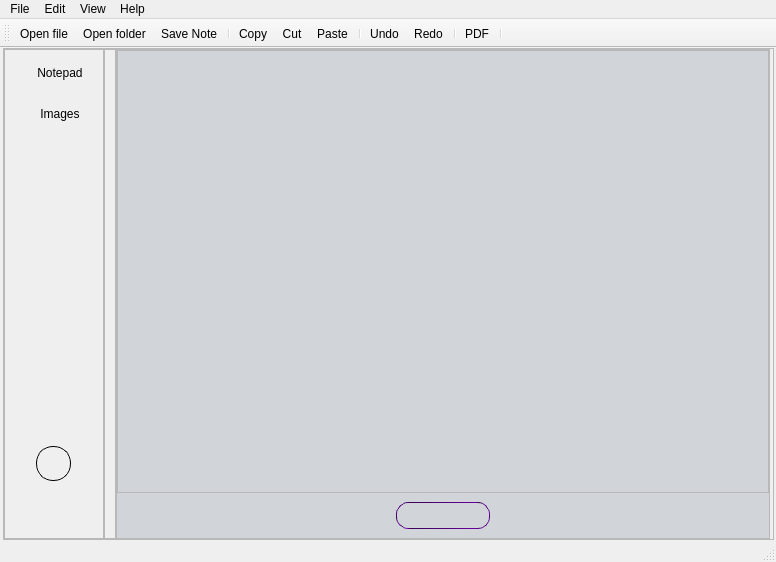
<?xml version="1.0" encoding="UTF-8"?>
<ui version="4.0">
 <class>MainWindow</class>
 <widget class="QMainWindow" name="MainWindow">
  <property name="geometry">
   <rect>
    <x>0</x>
    <y>0</y>
    <width>776</width>
    <height>562</height>
   </rect>
  </property>
  <property name="windowTitle">
   <string>MainWindow</string>
  </property>
  <widget class="QWidget" name="centralwidget">
   <layout class="QHBoxLayout" name="horizontalLayout">
    <property name="spacing">
     <number>0</number>
    </property>
    <property name="leftMargin">
     <number>3</number>
    </property>
    <property name="topMargin">
     <number>0</number>
    </property>
    <property name="rightMargin">
     <number>2</number>
    </property>
    <property name="bottomMargin">
     <number>0</number>
    </property>
    <item>
     <widget class="QFrame" name="baseFrame">
      <property name="frameShape">
       <enum>QFrame::StyledPanel</enum>
      </property>
      <property name="frameShadow">
       <enum>QFrame::Raised</enum>
      </property>
      <layout class="QHBoxLayout" name="horizontalLayout_2">
       <property name="spacing">
        <number>0</number>
       </property>
       <property name="sizeConstraint">
        <enum>QLayout::SetNoConstraint</enum>
       </property>
       <property name="leftMargin">
        <number>0</number>
       </property>
       <property name="topMargin">
        <number>0</number>
       </property>
       <property name="rightMargin">
        <number>3</number>
       </property>
       <property name="bottomMargin">
        <number>0</number>
       </property>
       <item>
        <widget class="QFrame" name="SideNavBar">
         <property name="sizePolicy">
          <sizepolicy hsizetype="Fixed" vsizetype="Expanding">
           <horstretch>0</horstretch>
           <verstretch>0</verstretch>
          </sizepolicy>
         </property>
         <property name="minimumSize">
          <size>
           <width>40</width>
           <height>0</height>
          </size>
         </property>
         <property name="maximumSize">
          <size>
           <width>100</width>
           <height>16777215</height>
          </size>
         </property>
         <property name="frameShape">
          <enum>QFrame::StyledPanel</enum>
         </property>
         <property name="frameShadow">
          <enum>QFrame::Raised</enum>
         </property>
         <layout class="QVBoxLayout" name="verticalLayout_2">
          <property name="spacing">
           <number>0</number>
          </property>
          <property name="leftMargin">
           <number>0</number>
          </property>
          <property name="topMargin">
           <number>0</number>
          </property>
          <property name="rightMargin">
           <number>0</number>
          </property>
          <property name="bottomMargin">
           <number>0</number>
          </property>
          <item>
           <widget class="QFrame" name="QuickButtons">
            <property name="minimumSize">
             <size>
              <width>40</width>
              <height>0</height>
             </size>
            </property>
            <property name="maximumSize">
             <size>
              <width>100</width>
              <height>16777215</height>
             </size>
            </property>
            <property name="styleSheet">
             <string notr="true"/>
            </property>
            <property name="locale">
             <locale language="English" country="UnitedStates"/>
            </property>
            <property name="frameShape">
             <enum>QFrame::NoFrame</enum>
            </property>
            <property name="frameShadow">
             <enum>QFrame::Plain</enum>
            </property>
            <layout class="QVBoxLayout" name="verticalLayout_4">
             <property name="leftMargin">
              <number>0</number>
             </property>
             <property name="topMargin">
              <number>5</number>
             </property>
             <property name="rightMargin">
              <number>0</number>
             </property>
             <property name="bottomMargin">
              <number>0</number>
             </property>
             <item>
              <widget class="QToolButton" name="notePadNav">
               <property name="minimumSize">
                <size>
                 <width>100</width>
                 <height>35</height>
                </size>
               </property>
               <property name="maximumSize">
                <size>
                 <width>45</width>
                 <height>35</height>
                </size>
               </property>
               <property name="styleSheet">
                <string notr="true">QToolButton{
	border:0px;
    padding:6px;
}
QToolButton:hover{
	background-color:rgb(194, 194, 194);
}
QToolButton:pressed{
	background-color: rgb(90, 90, 90);
}</string>
               </property>
               <property name="text">
                <string>   Notepad</string>
               </property>
               <property name="icon">
                <iconset resource="resources.qrc">
                 <normaloff>:/images/writer.png</normaloff>:/images/writer.png</iconset>
               </property>
               <property name="iconSize">
                <size>
                 <width>20</width>
                 <height>20</height>
                </size>
               </property>
               <property name="toolButtonStyle">
                <enum>Qt::ToolButtonTextBesideIcon</enum>
               </property>
              </widget>
             </item>
             <item>
              <widget class="QToolButton" name="imageViewerNav">
               <property name="minimumSize">
                <size>
                 <width>100</width>
                 <height>35</height>
                </size>
               </property>
               <property name="maximumSize">
                <size>
                 <width>45</width>
                 <height>35</height>
                </size>
               </property>
               <property name="styleSheet">
                <string notr="true">QToolButton{
	border:0px;
    padding:6px;
}
QToolButton:hover{
	background-color:rgb(194, 194, 194);
}
QToolButton:pressed{
	background-color: rgb(90, 90, 90);
}</string>
               </property>
               <property name="text">
                <string>   Images</string>
               </property>
               <property name="icon">
                <iconset resource="resources.qrc">
                 <normaloff>:/images/viewer.png</normaloff>:/images/viewer.png</iconset>
               </property>
               <property name="iconSize">
                <size>
                 <width>20</width>
                 <height>20</height>
                </size>
               </property>
               <property name="toolButtonStyle">
                <enum>Qt::ToolButtonTextBesideIcon</enum>
               </property>
              </widget>
             </item>
             <item>
              <spacer name="verticalSpacer">
               <property name="orientation">
                <enum>Qt::Vertical</enum>
               </property>
               <property name="sizeHint" stdset="0">
                <size>
                 <width>20</width>
                 <height>291</height>
                </size>
               </property>
              </spacer>
             </item>
            </layout>
           </widget>
          </item>
          <item>
           <widget class="QFrame" name="bottomNav">
            <property name="sizePolicy">
             <sizepolicy hsizetype="Preferred" vsizetype="Fixed">
              <horstretch>0</horstretch>
              <verstretch>0</verstretch>
             </sizepolicy>
            </property>
            <property name="minimumSize">
             <size>
              <width>0</width>
              <height>100</height>
             </size>
            </property>
            <property name="maximumSize">
             <size>
              <width>100</width>
              <height>16777215</height>
             </size>
            </property>
            <property name="frameShape">
             <enum>QFrame::NoFrame</enum>
            </property>
            <property name="frameShadow">
             <enum>QFrame::Plain</enum>
            </property>
            <layout class="QVBoxLayout" name="verticalLayout_3">
             <property name="leftMargin">
              <number>2</number>
             </property>
             <property name="topMargin">
              <number>0</number>
             </property>
             <property name="rightMargin">
              <number>2</number>
             </property>
             <property name="bottomMargin">
              <number>0</number>
             </property>
             <item alignment="Qt::AlignHCenter">
              <widget class="QPushButton" name="preferencesBtn">
               <property name="minimumSize">
                <size>
                 <width>35</width>
                 <height>35</height>
                </size>
               </property>
               <property name="maximumSize">
                <size>
                 <width>35</width>
                 <height>35</height>
                </size>
               </property>
               <property name="styleSheet">
                <string notr="true">QPushButton{
border-radius:17px;
border:1px solid;
}
QPushButton:hover{
	background-color:rgb(194, 194, 194);
}
QPushButton:pressed{
	border-style: inset;
	background-color: rgb(90, 90, 90);
}</string>
               </property>
               <property name="text">
                <string/>
               </property>
               <property name="icon">
                <iconset resource="resources.qrc">
                 <normaloff>:/images/preference.png</normaloff>:/images/preference.png</iconset>
               </property>
               <property name="iconSize">
                <size>
                 <width>20</width>
                 <height>20</height>
                </size>
               </property>
               <property name="flat">
                <bool>false</bool>
               </property>
              </widget>
             </item>
             <item alignment="Qt::AlignHCenter">
              <widget class="QLabel" name="avatarLabel">
               <property name="minimumSize">
                <size>
                 <width>35</width>
                 <height>35</height>
                </size>
               </property>
               <property name="maximumSize">
                <size>
                 <width>35</width>
                 <height>35</height>
                </size>
               </property>
               <property name="text">
                <string/>
               </property>
               <property name="pixmap">
                <pixmap resource="resources.qrc">:/images/man.png</pixmap>
               </property>
               <property name="scaledContents">
                <bool>true</bool>
               </property>
              </widget>
             </item>
            </layout>
           </widget>
          </item>
         </layout>
        </widget>
       </item>
       <item>
        <widget class="QFrame" name="frame">
         <property name="maximumSize">
          <size>
           <width>12</width>
           <height>16777215</height>
          </size>
         </property>
         <property name="frameShape">
          <enum>QFrame::StyledPanel</enum>
         </property>
         <property name="frameShadow">
          <enum>QFrame::Raised</enum>
         </property>
         <layout class="QVBoxLayout" name="verticalLayout_5">
          <property name="spacing">
           <number>0</number>
          </property>
          <property name="leftMargin">
           <number>0</number>
          </property>
          <property name="topMargin">
           <number>0</number>
          </property>
          <property name="rightMargin">
           <number>0</number>
          </property>
          <property name="bottomMargin">
           <number>0</number>
          </property>
          <item>
           <widget class="QPushButton" name="resizeNavBtn">
            <property name="sizePolicy">
             <sizepolicy hsizetype="Expanding" vsizetype="Expanding">
              <horstretch>0</horstretch>
              <verstretch>0</verstretch>
             </sizepolicy>
            </property>
            <property name="styleSheet">
             <string notr="true">QPushButton{
	border:0px solid;
	border-radius:4px;
}
QPushButton:hover{
	border: 1px solid;
}
</string>
            </property>
            <property name="text">
             <string/>
            </property>
            <property name="icon">
             <iconset resource="resources.qrc">
              <normaloff>:/images/swipe-right.png</normaloff>:/images/swipe-right.png</iconset>
            </property>
           </widget>
          </item>
         </layout>
        </widget>
       </item>
       <item>
        <widget class="QFrame" name="stackedFrame">
         <property name="frameShape">
          <enum>QFrame::StyledPanel</enum>
         </property>
         <property name="frameShadow">
          <enum>QFrame::Raised</enum>
         </property>
         <layout class="QHBoxLayout" name="horizontalLayout_6">
          <property name="spacing">
           <number>0</number>
          </property>
          <property name="leftMargin">
           <number>0</number>
          </property>
          <property name="topMargin">
           <number>0</number>
          </property>
          <property name="rightMargin">
           <number>0</number>
          </property>
          <property name="bottomMargin">
           <number>0</number>
          </property>
          <item>
           <widget class="QStackedWidget" name="stackedWidget">
            <property name="sizePolicy">
             <sizepolicy hsizetype="Expanding" vsizetype="Expanding">
              <horstretch>0</horstretch>
              <verstretch>0</verstretch>
             </sizepolicy>
            </property>
            <property name="styleSheet">
             <string notr="true">QStackedWidget{
	
	background-color: rgb(209, 213, 218);
}</string>
            </property>
            <property name="currentIndex">
             <number>1</number>
            </property>
            <widget class="QWidget" name="page">
             <layout class="QHBoxLayout" name="horizontalLayout_3">
              <property name="spacing">
               <number>0</number>
              </property>
              <property name="leftMargin">
               <number>0</number>
              </property>
              <property name="topMargin">
               <number>0</number>
              </property>
              <property name="rightMargin">
               <number>0</number>
              </property>
              <property name="bottomMargin">
               <number>0</number>
              </property>
              <item>
               <widget class="QFrame" name="TextEditorFrame">
                <property name="sizePolicy">
                 <sizepolicy hsizetype="Expanding" vsizetype="Expanding">
                  <horstretch>0</horstretch>
                  <verstretch>0</verstretch>
                 </sizepolicy>
                </property>
                <property name="frameShape">
                 <enum>QFrame::StyledPanel</enum>
                </property>
                <property name="frameShadow">
                 <enum>QFrame::Raised</enum>
                </property>
                <layout class="QVBoxLayout" name="verticalLayout">
                 <property name="spacing">
                  <number>0</number>
                 </property>
                 <property name="leftMargin">
                  <number>0</number>
                 </property>
                 <property name="topMargin">
                  <number>0</number>
                 </property>
                 <property name="rightMargin">
                  <number>0</number>
                 </property>
                 <property name="bottomMargin">
                  <number>0</number>
                 </property>
                 <item>
                  <widget class="QTextEdit" name="textEdit"/>
                 </item>
                </layout>
               </widget>
              </item>
             </layout>
            </widget>
            <widget class="QWidget" name="imageViewer">
             <layout class="QVBoxLayout" name="verticalLayout_8">
              <property name="spacing">
               <number>0</number>
              </property>
              <property name="leftMargin">
               <number>0</number>
              </property>
              <property name="topMargin">
               <number>0</number>
              </property>
              <property name="rightMargin">
               <number>0</number>
              </property>
              <property name="bottomMargin">
               <number>0</number>
              </property>
              <item>
               <widget class="QFrame" name="frame_2">
                <property name="frameShape">
                 <enum>QFrame::StyledPanel</enum>
                </property>
                <property name="frameShadow">
                 <enum>QFrame::Raised</enum>
                </property>
                <layout class="QHBoxLayout" name="horizontalLayout_5">
                 <property name="spacing">
                  <number>0</number>
                 </property>
                 <property name="leftMargin">
                  <number>0</number>
                 </property>
                 <property name="topMargin">
                  <number>0</number>
                 </property>
                 <property name="rightMargin">
                  <number>0</number>
                 </property>
                 <property name="bottomMargin">
                  <number>0</number>
                 </property>
                 <item>
                  <widget class="QLabel" name="pictureLabel">
                   <property name="sizePolicy">
                    <sizepolicy hsizetype="Expanding" vsizetype="Expanding">
                     <horstretch>0</horstretch>
                     <verstretch>0</verstretch>
                    </sizepolicy>
                   </property>
                   <property name="text">
                    <string/>
                   </property>
                   <property name="scaledContents">
                    <bool>true</bool>
                   </property>
                   <property name="alignment">
                    <set>Qt::AlignCenter</set>
                   </property>
                  </widget>
                 </item>
                </layout>
               </widget>
              </item>
              <item>
               <widget class="QFrame" name="frame_5">
                <property name="maximumSize">
                 <size>
                  <width>16777215</width>
                  <height>45</height>
                 </size>
                </property>
                <property name="frameShape">
                 <enum>QFrame::NoFrame</enum>
                </property>
                <property name="frameShadow">
                 <enum>QFrame::Plain</enum>
                </property>
                <layout class="QHBoxLayout" name="horizontalLayout_8">
                 <property name="spacing">
                  <number>0</number>
                 </property>
                 <property name="leftMargin">
                  <number>0</number>
                 </property>
                 <property name="topMargin">
                  <number>0</number>
                 </property>
                 <property name="rightMargin">
                  <number>0</number>
                 </property>
                 <property name="bottomMargin">
                  <number>0</number>
                 </property>
                 <item>
                  <spacer name="horizontalSpacer">
                   <property name="orientation">
                    <enum>Qt::Horizontal</enum>
                   </property>
                   <property name="sizeHint" stdset="0">
                    <size>
                     <width>267</width>
                     <height>20</height>
                    </size>
                   </property>
                  </spacer>
                 </item>
                 <item>
                  <widget class="QFrame" name="frame_3">
                   <property name="frameShape">
                    <enum>QFrame::NoFrame</enum>
                   </property>
                   <property name="frameShadow">
                    <enum>QFrame::Plain</enum>
                   </property>
                   <layout class="QHBoxLayout" name="horizontalLayout_7">
                    <property name="spacing">
                     <number>1</number>
                    </property>
                    <item>
                     <widget class="QFrame" name="imageControlsFrame">
                      <property name="styleSheet">
                       <string notr="true">QFrame{
	border-radius: 12px;
	border: 1px solid qlineargradient(spread:pad, x1:0, y1:0, x2:1, y2:1, stop:0 rgba(32, 0, 48, 255), stop:1 rgba(130, 0, 195, 255))
}</string>
                      </property>
                      <property name="frameShape">
                       <enum>QFrame::StyledPanel</enum>
                      </property>
                      <property name="frameShadow">
                       <enum>QFrame::Raised</enum>
                      </property>
                      <layout class="QHBoxLayout" name="horizontalLayout_4">
                       <property name="spacing">
                        <number>1</number>
                       </property>
                       <property name="leftMargin">
                        <number>0</number>
                       </property>
                       <property name="topMargin">
                        <number>0</number>
                       </property>
                       <property name="rightMargin">
                        <number>0</number>
                       </property>
                       <property name="bottomMargin">
                        <number>0</number>
                       </property>
                       <item>
                        <widget class="QPushButton" name="prevImageBtn">
                         <property name="minimumSize">
                          <size>
                           <width>25</width>
                           <height>25</height>
                          </size>
                         </property>
                         <property name="maximumSize">
                          <size>
                           <width>25</width>
                           <height>25</height>
                          </size>
                         </property>
                         <property name="styleSheet">
                          <string notr="true">QPushButton{
border-top-left-radius:12px;
border-bottom-left-radius:12px;
border:0px solid;
}
QPushButton:hover{
	background-color:rgb(194, 194, 194);
}
QPushButton:pressed{
	border-style: inset;
	background-color: rgb(90, 90, 90);
}</string>
                         </property>
                         <property name="text">
                          <string/>
                         </property>
                         <property name="icon">
                          <iconset resource="resources.qrc">
                           <normaloff>:/images/left.png</normaloff>:/images/left.png</iconset>
                         </property>
                         <property name="iconSize">
                          <size>
                           <width>20</width>
                           <height>20</height>
                          </size>
                         </property>
                         <property name="flat">
                          <bool>true</bool>
                         </property>
                        </widget>
                       </item>
                       <item>
                        <widget class="QPushButton" name="slideshowBtn">
                         <property name="minimumSize">
                          <size>
                           <width>40</width>
                           <height>25</height>
                          </size>
                         </property>
                         <property name="maximumSize">
                          <size>
                           <width>25</width>
                           <height>25</height>
                          </size>
                         </property>
                         <property name="toolTip">
                          <string>Start/stop slideshow</string>
                         </property>
                         <property name="styleSheet">
                          <string notr="true">QPushButton{
border-radius:17px;
border:0px solid;
}
QPushButton:hover{
	background-color:rgb(194, 194, 194);
}
QPushButton:pressed{
	border-style: inset;
	background-color: rgb(90, 90, 90);
}</string>
                         </property>
                         <property name="text">
                          <string/>
                         </property>
                         <property name="icon">
                          <iconset resource="resources.qrc">
                           <normaloff>:/images/slideshow.png</normaloff>:/images/slideshow.png</iconset>
                         </property>
                         <property name="iconSize">
                          <size>
                           <width>20</width>
                           <height>20</height>
                          </size>
                         </property>
                         <property name="flat">
                          <bool>false</bool>
                         </property>
                        </widget>
                       </item>
                       <item>
                        <widget class="QPushButton" name="nextImageBtn">
                         <property name="minimumSize">
                          <size>
                           <width>25</width>
                           <height>25</height>
                          </size>
                         </property>
                         <property name="maximumSize">
                          <size>
                           <width>25</width>
                           <height>25</height>
                          </size>
                         </property>
                         <property name="styleSheet">
                          <string notr="true">QPushButton{
border-top-right-radius:12px;
border-bottom-right-radius:12px;
border:0px solid;
}
QPushButton:hover{
	background-color:rgb(194, 194, 194);
}
QPushButton:pressed{
	border-style: inset;
	background-color: rgb(90, 90, 90);
}</string>
                         </property>
                         <property name="text">
                          <string/>
                         </property>
                         <property name="icon">
                          <iconset resource="resources.qrc">
                           <normaloff>:/images/swipe-right.png</normaloff>:/images/swipe-right.png</iconset>
                         </property>
                         <property name="iconSize">
                          <size>
                           <width>20</width>
                           <height>20</height>
                          </size>
                         </property>
                         <property name="flat">
                          <bool>true</bool>
                         </property>
                        </widget>
                       </item>
                      </layout>
                     </widget>
                    </item>
                   </layout>
                  </widget>
                 </item>
                 <item>
                  <spacer name="horizontalSpacer_2">
                   <property name="orientation">
                    <enum>Qt::Horizontal</enum>
                   </property>
                   <property name="sizeHint" stdset="0">
                    <size>
                     <width>268</width>
                     <height>20</height>
                    </size>
                   </property>
                  </spacer>
                 </item>
                </layout>
               </widget>
              </item>
             </layout>
            </widget>
           </widget>
          </item>
         </layout>
        </widget>
       </item>
      </layout>
     </widget>
    </item>
   </layout>
  </widget>
  <widget class="QMenuBar" name="menubar">
   <property name="geometry">
    <rect>
     <x>0</x>
     <y>0</y>
     <width>776</width>
     <height>21</height>
    </rect>
   </property>
   <widget class="QMenu" name="menuFile">
    <property name="title">
     <string>File</string>
    </property>
    <addaction name="actionNew_File"/>
    <addaction name="actionOpen_file"/>
    <addaction name="actionOpenFolder"/>
    <addaction name="actionSave_Note"/>
    <addaction name="actionPreferences"/>
    <addaction name="actionQuit"/>
   </widget>
   <widget class="QMenu" name="menuEdit">
    <property name="title">
     <string>Edit</string>
    </property>
    <addaction name="actionCut"/>
    <addaction name="actionCopy"/>
    <addaction name="separator"/>
    <addaction name="actionPaste"/>
    <addaction name="actionUndo"/>
    <addaction name="actionRedo"/>
   </widget>
   <widget class="QMenu" name="menuHelp">
    <property name="title">
     <string>Help</string>
    </property>
    <addaction name="actionAbout"/>
    <addaction name="actionAbout_Qt"/>
   </widget>
   <widget class="QMenu" name="menuView">
    <property name="title">
     <string>View</string>
    </property>
    <addaction name="actionOpen_view_dialog"/>
   </widget>
   <addaction name="menuFile"/>
   <addaction name="menuEdit"/>
   <addaction name="menuView"/>
   <addaction name="menuHelp"/>
  </widget>
  <widget class="QStatusBar" name="statusbar"/>
  <widget class="QToolBar" name="toolBar">
   <property name="windowTitle">
    <string>toolBar</string>
   </property>
   <attribute name="toolBarArea">
    <enum>TopToolBarArea</enum>
   </attribute>
   <attribute name="toolBarBreak">
    <bool>false</bool>
   </attribute>
   <addaction name="actionOpen_file"/>
   <addaction name="actionOpenFolder"/>
   <addaction name="actionSave_Note"/>
   <addaction name="separator"/>
   <addaction name="actionCopy"/>
   <addaction name="actionCut"/>
   <addaction name="actionPaste"/>
   <addaction name="separator"/>
   <addaction name="actionUndo"/>
   <addaction name="actionRedo"/>
   <addaction name="separator"/>
   <addaction name="actionPDF"/>
   <addaction name="separator"/>
  </widget>
  <action name="actionOpen_file">
   <property name="icon">
    <iconset resource="resources.qrc">
     <normaloff>:/images/open-folder-with-document.png</normaloff>:/images/open-folder-with-document.png</iconset>
   </property>
   <property name="text">
    <string>Open file</string>
   </property>
  </action>
  <action name="actionPreferences">
   <property name="icon">
    <iconset resource="resources.qrc">
     <normaloff>:/images/preference.png</normaloff>:/images/preference.png</iconset>
   </property>
   <property name="text">
    <string>Preferences</string>
   </property>
  </action>
  <action name="actionQuit">
   <property name="icon">
    <iconset resource="resources.qrc">
     <normaloff>:/images/remove.png</normaloff>:/images/remove.png</iconset>
   </property>
   <property name="text">
    <string>Quit</string>
   </property>
  </action>
  <action name="actionCut">
   <property name="icon">
    <iconset resource="resources.qrc">
     <normaloff>:/images/cutIcon.png</normaloff>:/images/cutIcon.png</iconset>
   </property>
   <property name="text">
    <string>Cut</string>
   </property>
  </action>
  <action name="actionCopy">
   <property name="icon">
    <iconset resource="resources.qrc">
     <normaloff>:/images/copyIcon.png</normaloff>:/images/copyIcon.png</iconset>
   </property>
   <property name="text">
    <string>Copy</string>
   </property>
  </action>
  <action name="actionPaste">
   <property name="icon">
    <iconset resource="resources.qrc">
     <normaloff>:/images/pasteIcon.png</normaloff>:/images/pasteIcon.png</iconset>
   </property>
   <property name="text">
    <string>Paste</string>
   </property>
  </action>
  <action name="actionUndo">
   <property name="icon">
    <iconset resource="resources.qrc">
     <normaloff>:/images/undoIcon.png</normaloff>:/images/undoIcon.png</iconset>
   </property>
   <property name="text">
    <string>Undo</string>
   </property>
  </action>
  <action name="actionRedo">
   <property name="icon">
    <iconset resource="resources.qrc">
     <normaloff>:/images/redoIcon.png</normaloff>:/images/redoIcon.png</iconset>
   </property>
   <property name="text">
    <string>Redo</string>
   </property>
  </action>
  <action name="actionAbout">
   <property name="icon">
    <iconset resource="resources.qrc">
     <normaloff>:/images/aboutIcon.png</normaloff>:/images/aboutIcon.png</iconset>
   </property>
   <property name="text">
    <string>About</string>
   </property>
  </action>
  <action name="actionAbout_Qt">
   <property name="icon">
    <iconset resource="resources.qrc">
     <normaloff>:/images/qticon.png</normaloff>:/images/qticon.png</iconset>
   </property>
   <property name="text">
    <string>About Qt</string>
   </property>
  </action>
  <action name="actionOpenFolder">
   <property name="icon">
    <iconset resource="resources.qrc">
     <normaloff>:/images/open.png</normaloff>:/images/open.png</iconset>
   </property>
   <property name="text">
    <string>Open folder</string>
   </property>
  </action>
  <action name="actionPDF">
   <property name="icon">
    <iconset resource="resources.qrc">
     <normaloff>:/images/pdf.png</normaloff>:/images/pdf.png</iconset>
   </property>
   <property name="text">
    <string>PDF</string>
   </property>
   <property name="toolTip">
    <string>Convert to PDF</string>
   </property>
  </action>
  <action name="actionSave_Note">
   <property name="icon">
    <iconset resource="resources.qrc">
     <normaloff>:/images/floppy-disk.png</normaloff>:/images/floppy-disk.png</iconset>
   </property>
   <property name="text">
    <string>Save Note</string>
   </property>
  </action>
  <action name="actionNew_File">
   <property name="icon">
    <iconset resource="resources.qrc">
     <normaloff>:/images/contract (1).png</normaloff>:/images/contract (1).png</iconset>
   </property>
   <property name="text">
    <string>New File</string>
   </property>
  </action>
  <action name="actionOpen_view_dialog">
   <property name="icon">
    <iconset resource="resources.qrc">
     <normaloff>:/images/open-folder.png</normaloff>:/images/open-folder.png</iconset>
   </property>
   <property name="text">
    <string>Open view dialog</string>
   </property>
  </action>
 </widget>
 <resources>
  <include location="resources.qrc"/>
 </resources>
 <connections/>
</ui>
